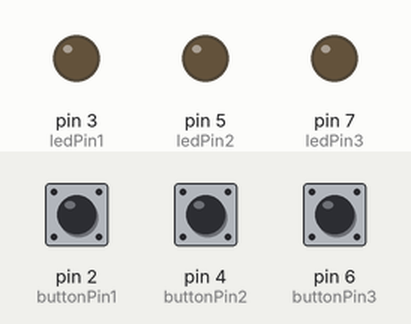
The sketch below on a simulated Arduino Uno, built with avr-gcc and run on an emulated ATmega328P. Shown: output pins drawn as LEDs (lit = HIGH). The test bench sets the inputs (shaded band); at power-on: pin 2 (buttonPin1) HIGH, pin 4 (buttonPin2) HIGH, pin 6 (buttonPin3) HIGH.

Above: at 1.2 s.
1.3 s: pin 2 (buttonPin1) pulled LOW for 0.15 s
At 1.37 s:
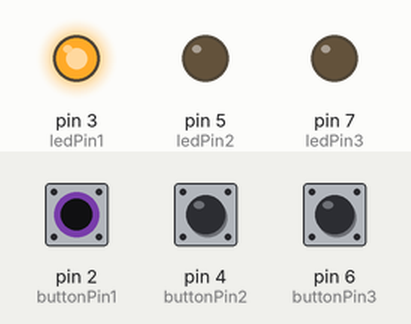
2.9 s: pin 4 (buttonPin2) pulled LOW for 0.15 s
At 2.97 s:
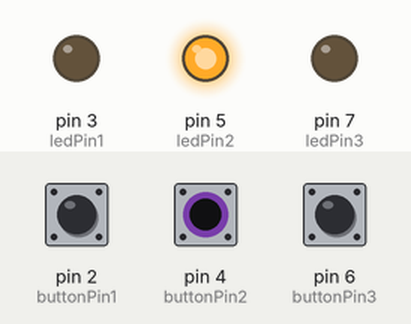
4.5 s: pin 6 (buttonPin3) pulled LOW for 0.15 s
At 4.57 s:
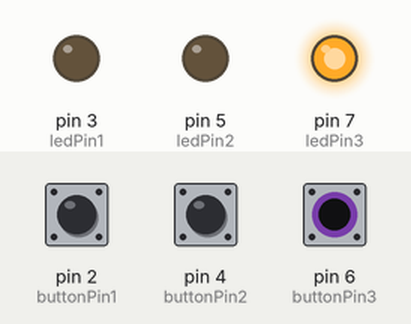
6.1 s: pin 6 (buttonPin3) pulled LOW for 3.2 s
At 10.2 s:
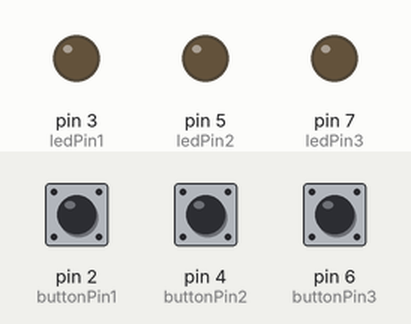
10.8 s: pin 2 (buttonPin1) pulled LOW for 3.2 s
At 11.3 s:
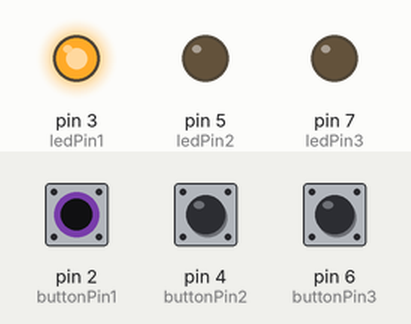
15.5 s: pin 2 (buttonPin1) driven LOW and pin 4 (buttonPin2) driven LOW
At 16.1 s:
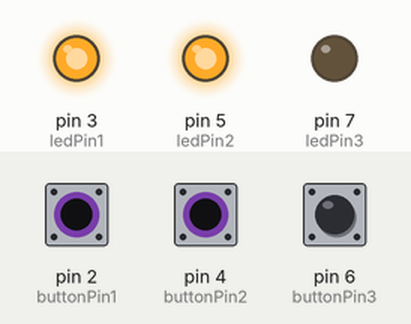
Timing chart, 0 to 18.0 s (numbered marks = the images above; inputs shaded):
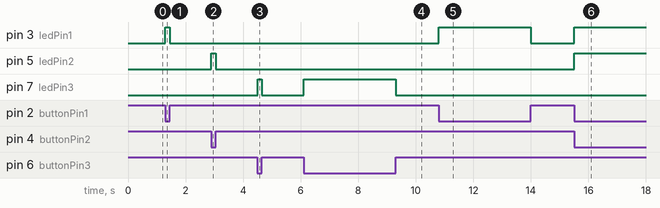

The sketch:

3_button_arduino.ino
```cpp
// C++
// this code is for lighting up three separate leds, with a botton for each led

const int buttonPin1 = 2;  // Button connected to pin 2
const int ledPin1 = 3;     // LED connected to pin 3
const int buttonPin2 = 4;  // Button connected to pin 4
const int ledPin2 = 5;     // LED connected to pin 5
const int buttonPin3 = 6;  // Button connected to pin 6
const int ledPin3 = 7;     // LED connected to pin 7

void setup() {
  pinMode(buttonPin1, INPUT_PULLUP);  // Enable internal pull-up resistor
  pinMode(ledPin1, OUTPUT);   // Set LED pin as output
  pinMode(buttonPin2, INPUT_PULLUP);  // Enable internal pull-up resistor
  pinMode(ledPin2, OUTPUT);  // Set LED pin as output
  pinMode(buttonPin3, INPUT_PULLUP);  // Enable internal pull-up resistor
  pinMode(ledPin3, OUTPUT);  // Set LED pin as output
}

void loop() {
  // Since using pull-up, LOW means the button is pressed
  if (digitalRead(buttonPin1) == LOW) {
    digitalWrite(ledPin1, HIGH);  // Turn LED on
  } else {
    digitalWrite(ledPin1, LOW);   // Turn LED off
  }
    if (digitalRead(buttonPin2) == LOW) {
    digitalWrite(ledPin2, HIGH);  // Turn LED on
  } else {
    digitalWrite(ledPin2, LOW);   // Turn LED off
  }
      if (digitalRead(buttonPin3) == LOW) {
    digitalWrite(ledPin3, HIGH);  // Turn LED on
  } else {
    digitalWrite(ledPin3, LOW);   // Turn LED off
  }
}
```

Measured:
- after the input at 1.3 s, pin 3 (ledPin1): LOW → HIGH at once, → LOW 0.15 s later
- after the input at 2.9 s, pin 5 (ledPin2): LOW → HIGH at once, → LOW 0.15 s later
- after the input at 4.5 s, pin 7 (ledPin3): LOW → HIGH at once, → LOW 0.15 s later
- after the input at 6.1 s, pin 7 (ledPin3): LOW → HIGH at once, → LOW 3.2 s later
- after the input at 10.8 s, pin 3 (ledPin1): LOW → HIGH at once, → LOW 3.2 s later
- after the input at 15.5 s, pin 3 (ledPin1), pin 5 (ledPin2): LOW → HIGH at once
